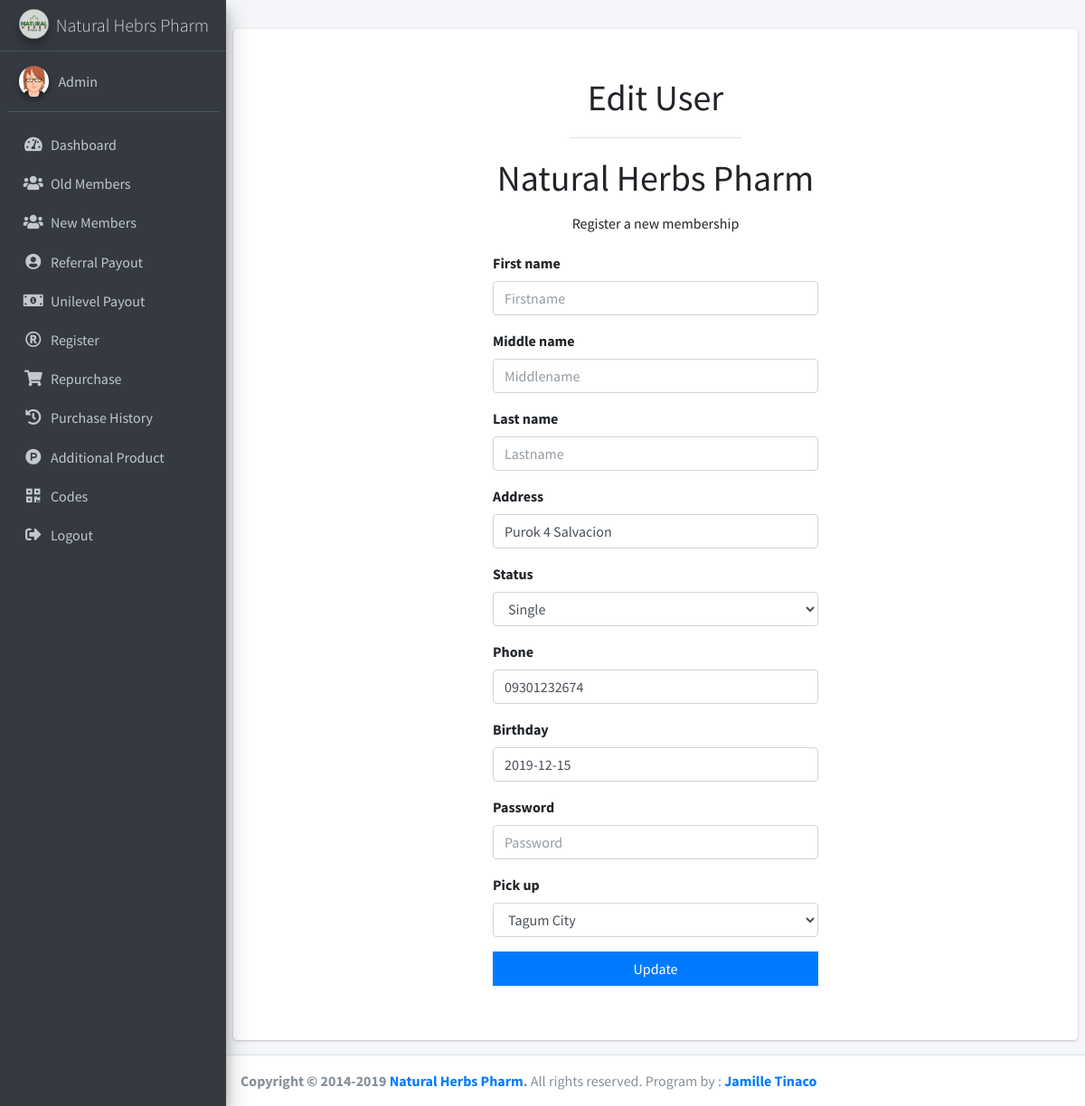
The page /admin-useredit.php (signed in) on the database its author committed.
### tables this page shows
CREATE TABLE `member` (
  `sid` text NOT NULL,
  `fn` text NOT NULL,
  `mn` text NOT NULL,
  `ln` text NOT NULL,
  `ad` text NOT NULL,
  `uname` text NOT NULL,
  `upass` text NOT NULL,
  `uid` text NOT NULL,
  `pick_up` varchar(21) NOT NULL,
  `regen` int(11) NOT NULL,
  `picture` longblob NOT NULL,
  `package` text NOT NULL,
  `phone` text NOT NULL,
  `stat` text NOT NULL,
  `dat` text NOT NULL,
  `status_new` varchar(11) DEFAULT NULL,
  `notify_payout` varchar(11) NOT NULL
);

### admin-useredit.php (the view, shortened to what this page needs)
<?php
 include 'header.php';
 ?>
  <div class="content-wrapper">
    <section class="content">
        <div class="row">
          <div class="col-12">
            <div class="card" style="margin-top: 2rem; padding: 0 1vw; display: flex;  align-items: center; justify-content: center; flex-direction: column; padding: 5vh 0;">
              <div class="card-header">
                <h1>
                  Edit User
                </h1>
              </div>
              <div class="card-body" style="">
                <div class="register-box">
                  <div class="register-logo">
                    <h1>Natural Herbs Pharm</h1>
                  </div>
                  <div class="register-box-body">
                    <p class="login-box-msg">Register a new membership</p>
                    <form action="" method="post" class="form-edit">
                      <?php
                      $getid = $_GET['id'];
                      $sql = "SELECT * FROM member where uid='$getid'";
                      $result = mysqli_query ($conn, $sql);
                      while ( $row = mysqli_fetch_assoc( $result ) ) {
                      ?>
                      <div class="form-group has-feedback">
                        <label>First name</label>
                        <input type="text"placeholder="Firstname" value="<?php echo $row['fn'] ?>" id="first_name" class="form-control" name="first_name" ">
                      </div>
                      <div class="form-group has-feedback">
                        <label>Middle name</label>
                        <input type="text"placeholder="Middlename" value="<?php echo $row['mn'] ?>" id="mid_name" class="form-control" name="mid_name" ">
                      </div>
                      <div class="form-group has-feedback">
                        <label>Last name</label>
                        <input type="text" value="<?php echo $row['ln'] ?>" placeholder="Lastname" id="last_name" class="form-control" name="last_name" ">
                      </div>
                      <div class="form-group has-feedback">
                        <label>Address</label>
                        <input type="text"placeholder="Address" value="<?php echo $row['ad'] ?>" id="address1" class="form-control" name="address1" ">
                      </div>
                      <div class="form-group has-feedback">
                        <label>Status</label>
                        <select name="stat" id="stat" class="form-control" style="width: 100%"   >
                          <option <?php if( $row['stat']=='Single' ) echo 'selected' ?> value="Single">Single</option>
                        </select>
                      </div>
                      <div class="form-group has-feedback">
                        <label>Phone</label>
                        <input type="text" value="<?php echo $row['phone'] ?>" id="phone" class="form-control" name="phone" " placeholder="Phonenumber">
                      </div>
                      <div class="form-group has-feedback">
                        <label>Birthday</label>
                        <input type="" value="<?php echo $row['dat'] ?>" id="" class="form-control" name="" " placeholder="Birthday">
                      </div>
                      <div class="form-group has-feedback">
                        <label>Password</label>
                        <input type="text" value="<?php echo $row['upass'] ?>" id="user_pass" class="form-control" name="user_pass" " placeholder="Password">
                      </div>
                      <label>Pick up</label>
                      <div class="form-group has-feedback">
                        <select id="pick_up" name="pick_up" class="form-control" style="width: 100%" required >
                          <option  <?php if( $row['pick_up']=='Tagum City' ) echo 'selected' ?> value="Tagum City">Tagum City</option>
                        </select>
                      </div>
                      <div class="col-xs-4">
                        <button type="submit"name="update" class="update btn btn-primary btn-block btn-flat">Update</button>
                      </div>
                      <?php  }
                      ?>
                    </form>
                 </div>
                </div>
              </div>
            </div>
        </div>
      </div>
    </section>
  </div>
 <?php
include('footer.php');
 ?>

### rows shown on the page
member: address1 "Purok 4 Salvacion", phone "09301232674", dat "2019-12-15", pick_up "Tagum City"
